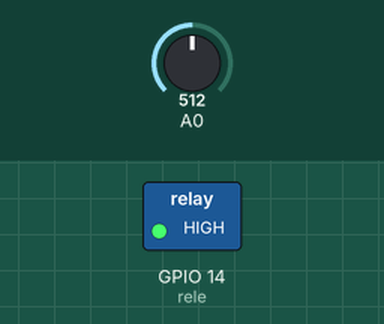
Simulated run of this sketch. Board: ESP8266 (NodeMCU). On the bench: switched loads named in the sketch (green lamp = pin HIGH). Inputs (shaded band) come from the test bench; at power-on: A0 = 512. WiFi joins after 1.5 s; servers stay silent unless stated; uploads are accepted with an empty reply; what the sketch prints to the serial monitor is not drawn.

Above: at 2.9 s.
3.0 s: A0 set to 248
13.1 s: A0 set to 221
At 23.3 s:
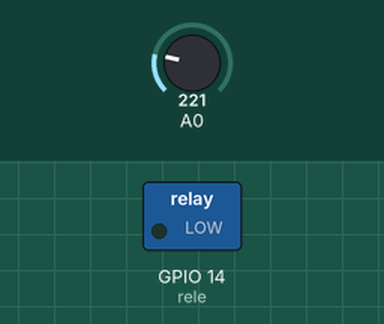
23.6 s: A0 set to 306
At 33.5 s:
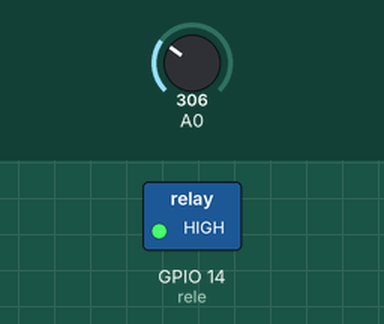
33.8 s: A0 set to 122
At 43.9 s:
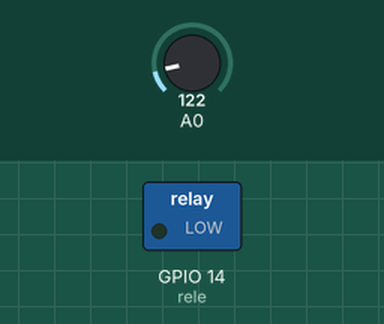
Timing chart, 0 to 45.0 s (numbered marks = the images above; inputs shaded):
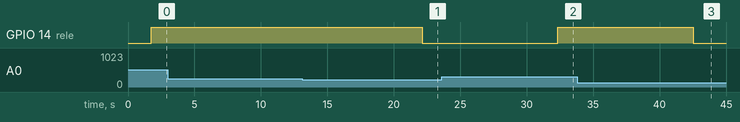

Measured:
- the behaviour switches between 231 and 230 on A0 (found by bisection; images 0 and 1)
- after the input at 3.0 s, every drawn part: stays the same
- after the input at 13.1 s, GPIO 14 (rele): HIGH → LOW after 9.0 s
- after the input at 23.6 s, GPIO 14 (rele): LOW → HIGH after 8.7 s
- after the input at 33.8 s, GPIO 14 (rele): HIGH → LOW after 8.7 s

The sketch:

irrigacao_final.ino
```cpp
#include <ESP8266WiFi.h>
#include <ESP8266HTTPClient.h>
#include <WiFiClientSecure.h>
#include <WiFiClient.h>

int pinoAnalogico = 13; // A0 Analógico
int pinoDigital = 12; // Digital do Sensor

int rele = 14; // Digital Relé

int estadoSensor = 0;
int ultimoEstSensor = 0;

int  valAnalogIn; // Valor analógico no código

// variáveis para conexão wifi e API
const char* ssid = "<USUÁRIO WIFI>";
const char* password = "<SENHA WIFI>";

//API Temperatura / Humidade
String server = "https://<servidor-api>/api/sensor/irrigacao?code=<TOKENFUNCTION>==";

void setup() {

  Serial.begin(9600);
  delay(100);
  pinMode(rele, OUTPUT); // Declara o Rele como Saída Digital

  pinMode(pinoDigital, INPUT);

  // Inicialização do wi-fi
  WiFi.persistent(false);
  WiFi.mode(WIFI_STA);
  WiFi.begin(ssid, password);
  Serial.println("Connecting");
  while(WiFi.status() != WL_CONNECTED) {
    delay(500);
    Serial.print(".");
  }
  Serial.println("");
  Serial.print("Connected to WiFi network with IP Address: ");
  Serial.println(WiFi.localIP());

  Serial.println("Timer set to 5 seconds (timerDelay variable), it will take 5 seconds before publishing the first reading.");
}

void loop() {
  valAnalogIn = analogRead(0);
  int porcento = map(valAnalogIn, 1023, 0, 0, 100); // Traforma o valor analógico em porcentagem

  Serial.print("Umidade: "); // Imprime o símbolo no valor
  Serial.print(valAnalogIn);
  Serial.print(", ");
  Serial.print(porcento); // Imprime o valor em Porcentagem no monitor Serial
  Serial.println("%");

  if (porcento <= 76) { // Se a porcentagem for menor ou igual à 76%. OBS: Você pode alterar essa porcentagem

    Serial.println("Bomba ligada"); // Imprime no monitor serial
    digitalWrite(rele, HIGH); // Desliga Relé
  } else { // Caso contrario
    Serial.println("Bomba desligada"); // Imprime a no monitor serial
    digitalWrite(rele, LOW); // Aciona Relé
  }

  delay (5000);
  String strPorcento = String(porcento);
  bool abrirBomba = porcento <= 76;
  Serial.print("% : ");
  Serial.println(strPorcento);
  Serial.print("Bomba: ");
  Serial.println(abrirBomba);
  uploadData(server, strPorcento, abrirBomba);
  delay (5000);
}

void uploadData(String serverPath, String value, bool abriu) {
  //Check WiFi connection status
    if(WiFi.status()== WL_CONNECTED){
      //WiFiClient client;
      HTTPClient http;

      WiFiClientSecure *client = new WiFiClientSecure;
      client->setInsecure();

      // Your Domain name with URL path or IP address with path
      http.begin(*client, serverPath.c_str());

      // If you need Node-RED/server authentication, insert user and password below
      http.addHeader("x-token", "<TOKEN_API>");
      http.addHeader("Content-Type", "application/json");
      String jsonBody = "{ \"humidade\": " + value + ", \"abriubomba\": \"" + (abriu ? "true" : "false") + "\" }";

      Serial.print(jsonBody);

      int httpResponseCode = http.POST(jsonBody);
      //int httpResponseCode = http.GET();

      if (httpResponseCode>0) {
        Serial.print("HTTP Response code: ");
        Serial.println(httpResponseCode);
        String payload = http.getString();
        Serial.println(payload);
      } else {
        Serial.print("Error code: ");
        Serial.println(httpResponseCode);
        Serial.printf("[HTTPS] POST... failed, error: %s\n", http.errorToString(httpResponseCode).c_str());
      }
      // Free resources
      http.end();
      delete client;
      client = nullptr;
  } else {
      Serial.println("WiFi Disconnected");
  }
}
```
